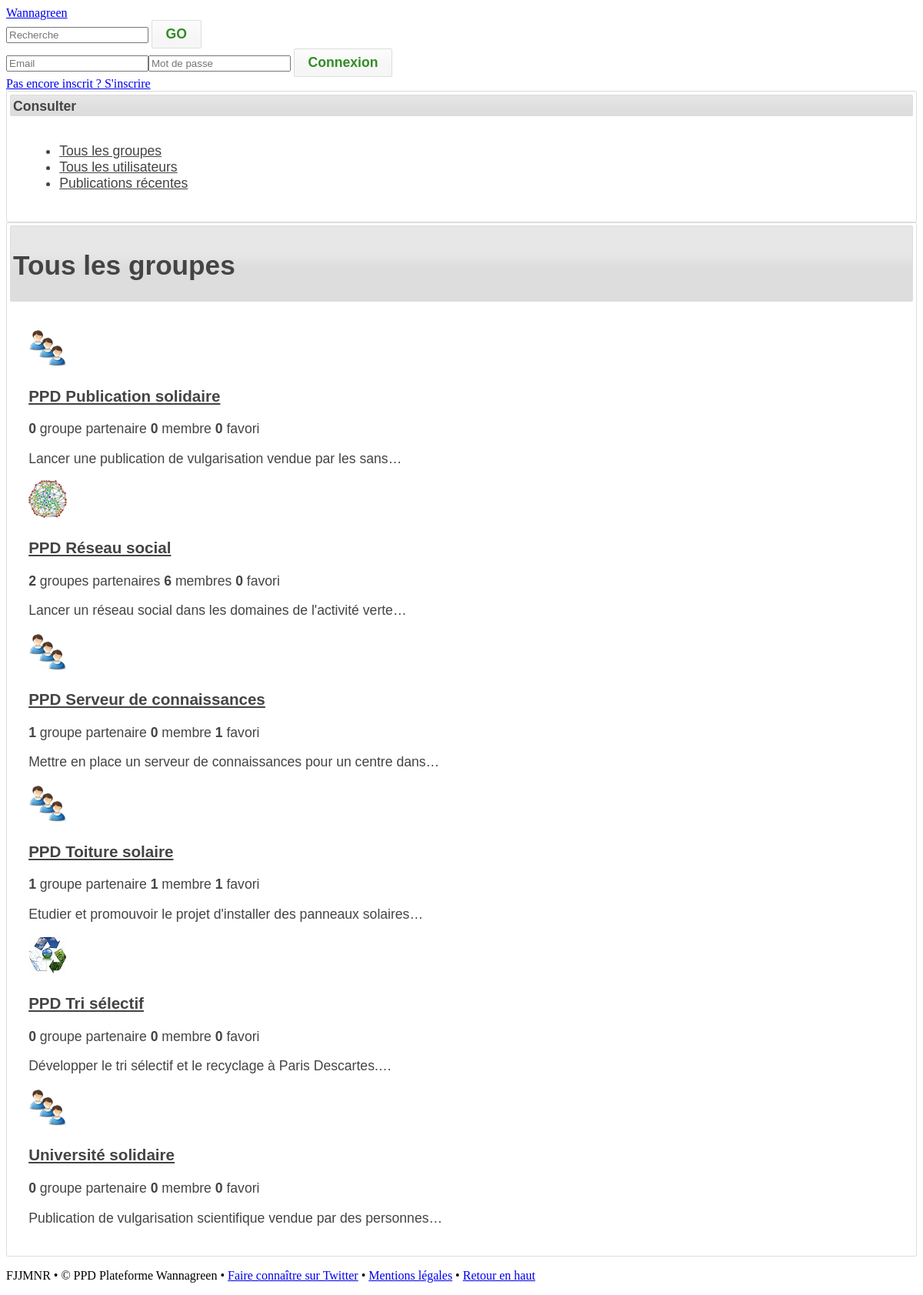
/index.php/groupe/liste, run on the app's committed database.
### application/controllers/groupe.php (called while the page is built, shortened)
<?php
class Groupe extends CI_Controller {
	function __construct()
	{
		$this->load->helper('url');
		$this->load->helper('html');
		$this->load->helper('form');
		$this->load->library('form_validation');
		$this->data = array();
		$this->load->Model('Publication_model');
		$this->load->Model('Publication_info_model');
		$this->load->Model('Tag_model');
		$this->load->Model('Utilisateur_model');
		$this->load->Model('Commentaire_model');
		if($this->session->userdata('is_connected') === TRUE) {
			$this->data['user_connected'] = TRUE;
			$id_utilisateur = $this->session->userdata('id_utilisateur');
			$this->data = array_merge($this->data, $this->Groupe_model->listes_groupes($id_utilisateur));
			$user = new Utilisateur_model();
			$id_url = $this->uri->segment(3, null);
			if($id_url != null && intval($id_url) != 0) {
				$this->data['admin'] = $user->Utilisateur_model->get_admin($id_url);
				$this->data['is_admin'] = $this->data['admin']->id_utilisateur == $this->session->userdata('id_utilisateur');
			}
		}
		else
			$this->data['user_connected'] = FALSE;
	}
	public function liste()
	{
		$this->load->helper('text');
		$this->data['groupes'] = $this->Groupe_model->get_all();
		$this->data['module'] = 'groupe_liste';
		foreach($this->data['groupes'] as $groupe):
			$groupe->nb_partenaires = count($this->Groupe_model->get_liste_partenaire($groupe->id_groupe));
			$groupe->nb_membres = $this->nb_membres($groupe->id_groupe);
			$groupe->nb_favoris = $this->nb_favoris($groupe->id_groupe);
		endforeach;
		$this->load->view('template', $this->data);
	}
	public function nb_membres($id_groupe) {
		$this->load->Model('Utilisateur_model');
		return count($this->Utilisateur_model->liste_membre_groupe($id_groupe, 'membre', 1)->result());
	}
	public function nb_favoris($id_groupe) {
		$this->load->Model('Utilisateur_model');
		return count($this->Utilisateur_model->liste_membre_groupe($id_groupe, 'favoris', 1)->result());
	}
}

### index.php (called while the page is built, shortened)
<?php
require_once BASEPATH.'core/CodeIgniter'.EXT;

### application/models/groupe_model.php (called while the page is built, shortened)
<?php
class Groupe_model extends CI_Model {
	function get_all(){
		$this->db->select('id_groupe, nom, description, avatar, poids_recommandation, date_creation, id_utilisateur')
				 ->from('groupe')
				 ->order_by('nom','ASC');
		$query=$this->db->get();
		return $query->result();
	}
	function get_liste_partenaire($id, $confirmed = TRUE)
	{
		$and = $confirmed ? ' and statut = 1' : ' and statut = 0';
		$query = $this->db->query("
			(select p.id_groupe_demandeur id_groupe, g.nom, g.avatar from partenariat p, groupe g where p.id_groupe_demandeur = g.id_groupe and p.id_groupe_demande = $id $and)
			union
			(select p.id_groupe_demande id_groupe, g.nom, g.avatar from partenariat p, groupe g where p.id_groupe_demande = g.id_groupe and p.id_groupe_demandeur = $id $and)
		");
		return $query->result();
	}
}

### application/helpers/myutils_helper.php (called while the page is built, shortened)
<?php  if ( ! defined('BASEPATH')) exit('No direct script access allowed');
function plural($name, $count)
{
	if($name[strlen($name)-1] != 's')
		return $count > 1 ? $name.'s' : $name;
	else
		return $name;
}
function filename_to_thumb($filename)
{
	return substr($filename, 0, strlen($filename)-4).'_thumb'.substr($filename, -4, strlen($filename));
}
function img_upload_path()
{
	return base_url().'uploads/images/';
}

### application/models/utilisateur_model.php (called while the page is built, shortened)
<?php
class Utilisateur_model extends CI_Model {
	function liste_membre_groupe($id_groupe, $type, $statut, $mode_map = FALSE)
	{
		$this->db->select('u.id_utilisateur, u.email, u.password, u.nom, u.prenom, u.adresse, u.latitude, u.longitude, u.sexe, u.date_naissance,u.avatar, u.date_creation, u.date_maj');
		$this->db->from('utilisateur u');
		$this->db->join('adhesion a','a.id_utilisateur=u.id_utilisateur');
		$this->db->where('a.id_groupe', $id_groupe);
		$this->db->where('a.type',$type);
		$this->db->where('a.statut' ,$statut);
		$this->db->order_by('u.nom','ASC');
		$this->db->order_by('u.prenom','ASC');
		return $this->db->get();
	}
}

### application/views/modules/groupe_liste.php (the view)
<div id="module" class="ui-tabs ui-widget ui-widget-content ui-corner-all">
	<div class="block_header ui-tabs-nav ui-helper-reset ui-helper-clearfix ui-widget-header ui-corner-all">
		<h1>Tous les groupes</h1>
	</div>
	<div id="groupe_liste" class="listing block_content ui-tabs-panel ui-widget-content ui-corner-bottom">
	<?php if(isset($groupes)): foreach($groupes as $groupe): ?>
		<div class="groupe">
			<p class="avatar"><img src="<?= $groupe->avatar != null ? img_upload_path().filename_to_thumb($groupe->avatar) : img_upload_path().filename_to_thumb('group_default.png') ?>" width="50px" height="50px" alt="Groupe <?= $groupe->nom ?>" /></p>
			<h3 class="nom"><a href="<?=base_url();?>groupe/details/<?= $groupe->id_groupe?>"><?= $groupe->nom ?></a></h3>
			<p>
				<span class="nbpartenaires"><strong><?= $groupe->nb_partenaires ?></strong> <?= plural('groupe', $groupe->nb_partenaires) . plural(' partenaire', $groupe->nb_partenaires) ?></span>
				<span class="nbmembres"><strong><?= $groupe->nb_membres ?></strong> <?= plural('membre', $groupe->nb_membres) ?></span>
				<span class="nbfavoris"><strong><?= $groupe->nb_favoris ?></strong> <?= plural('favori', $groupe->nb_favoris) ?></span>
			</p>
			<p class="description"><?= character_limiter($groupe->description, 60) ?></p>
		</div>
	<?php
		endforeach;
		else:
			$this->load-view('notice', array('notice_type' => 'info', 'notice' => "Il n'y a aucun groupe à afficher"));
		endif;
	?>
	</div>
</div>

### application/views/template.php (shortened to what this page needs)
<?= doctype(); ?>
<html xmlns="http://www.w3.org/1999/xhtml" xml:lang="fr">
<head>
	<link rel="stylesheet" type="text/css" href="<?= base_url() ?>css/jquery/jquery.custom.css" />
	<link rel="stylesheet" type="text/css" href="<?= base_url() ?>css/common.css" />
	<link rel="stylesheet/less" type="text/css" href="<?= base_url() ?>css/style.less" />
</head>
<body>
	<div id="header">
		<div id="center">
			<div id="logo"><a href="<?= base_url() ?>">Wannagreen</a></div>
			<div id="recherche">
				<form action="" method="post">
					<input id="barre_recherche" placeholder="Recherche" type="text" />
					<input type="submit" value="GO"  class="button" />
				</form>
			</div>
			<div id="menu">
				<?php
					if($user_connected)
						$this->load->view('header_connecte.php');
					else
						$this->load->view('header_connexion.php');
				?>
			</div>
		</div>
	</div>
	<div id="conteneur">
		<div id="contenu">
			<div id="gauche">
				<?php
				$this->load->view('blocks/consulter.php');
				?>
			</div>
			<div id="droite" class="block">
				<?php
					if(isset($module) && file_exists('application/views/modules/'.$module.'.php')):
						$this->load->view('modules/'.$module.'.php');
					endif;
				?>
			</div>
		</div>
		<div id="footer">
			<p>FJJMNR • &copy; PPD Plateforme Wannagreen • <a href="javascript:;" class="twitter" id="twitter_decouvrir">Faire connaître sur Twitter</a> • <a href="javascript:;">Mentions légales</a> • <a href="#">Retour en haut</a></p>
		</div>
	</div>
</body>
</html>

### application/views/header_connexion.php
<div id="header_connexion">
	<?php
	echo form_open('utilisateur/connexion')
		.form_input('email', '', 'id="email" placeholder="Email"')
		.form_password('password', '', 'id="password" placeholder="Mot de passe"');
	?>
	<?php
	echo form_submit('create', 'Connexion', 'class="button"')
		.form_close();
	?>
	<a href="<?= base_url() ?>utilisateur/inscription">Pas encore inscrit ? S'inscrire</a>
</div>

### application/views/blocks/consulter.php (shortened to what this page needs)
<div id="consulter" class="block ui-tabs ui-widget ui-widget-content ui-corner-all">
	<div class="block_header ui-tabs-nav ui-helper-reset ui-helper-clearfix ui-widget-header ui-corner-all">Consulter</div>
	<div class="block_content ui-tabs-panel ui-widget-content ui-corner-bottom">
		<ul>
			<li><a href="<?=base_url();?>groupe/liste">Tous les groupes</a></li>
			<li><a href="<?=base_url();?>utilisateur/liste">Tous les utilisateurs</a></li>
			<li><a href="<?=base_url();?>publication/recente">Publications récentes</a></li>
		</ul>
	</div>
</div>

### data on the page
groupe: nom "PPD Publication solidaire", nb_partenaires "0", nb_partenaires "groupe", nb_partenaires "partenaire", nb_membres "0", nb_membres "membre", nb_favoris "0", nb_favoris "favori", description "Lancer une publication de vulgarisation vendue par les sans…"
groupe: shows a picture, nom "PPD Réseau social", nb_partenaires "2", nb_partenaires "groupes", nb_partenaires "partenaires", id_utilisateur "6", id_utilisateur "membres", nb_favoris "0", nb_favoris "favori", description "Lancer un réseau social dans les domaines de l'activité verte…"
groupe: nom "PPD Serveur de connaissances", nb_partenaires "1", nb_partenaires "groupe", nb_partenaires "partenaire", nb_membres "0", nb_membres "membre", nb_favoris "1", nb_favoris "favori", description "Mettre en place un serveur de connaissances pour un centre dans…"
groupe: nom "PPD Toiture solaire", poids_recommandation "1", poids_recommandation "groupe", poids_recommandation "partenaire", poids_recommandation "membre", poids_recommandation "favori", description "Etudier et promouvoir le projet d'installer des panneaux solaires…"
groupe: shows a picture, nom "PPD Tri sélectif", nb_partenaires "0", nb_partenaires "groupe", nb_partenaires "partenaire", nb_membres "0", nb_membres "membre", nb_favoris "0", nb_favoris "favori", description "Développer le tri sélectif et le recyclage à Paris Descartes.…"
groupe: nom "Université solidaire", nb_partenaires "0", nb_partenaires "groupe", nb_partenaires "partenaire", nb_membres "0", nb_membres "membre", nb_favoris "0", nb_favoris "favori", description "Publication de vulgarisation scientifique vendue par des personnes…"
